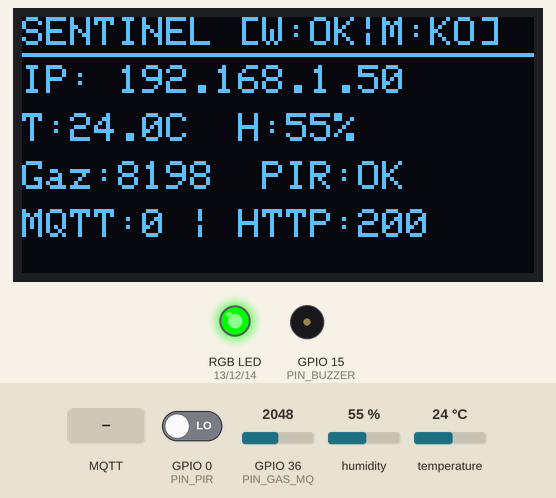
Simulated run of this program. Board: ESP32. Shown: 128×64 one-colour display, an RGB LED mixed from three pins (HIGH = lit), buzzer (waves = sounding). The test bench sets the inputs (shaded band); at power-on: GPIO 0 (PIN_PIR) LOW, humidity 55 %, GPIO 36 (PIN_GAS_MQ) = 2048, temperature 24 °C. WiFi joins after 1.5 s; servers stay silent unless stated; uploads are accepted with an empty reply; the local clock reads 2024-03-15 10:24:30 at power-on unless the program sets it; no MQTT or app messages arrive unless stated; what the program prints to the serial monitor is not drawn.

Above: at 3.0 s.
3.1 s: GPIO 0 (PIN_PIR) driven HIGH
At 5.2 s:
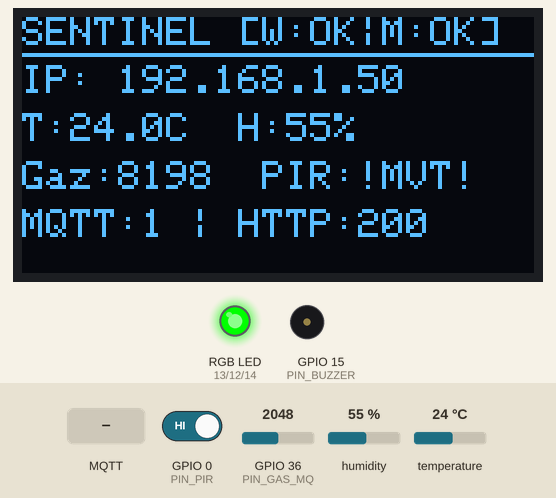
11.7 s: GPIO 0 (PIN_PIR) driven LOW
At 13.7 s:
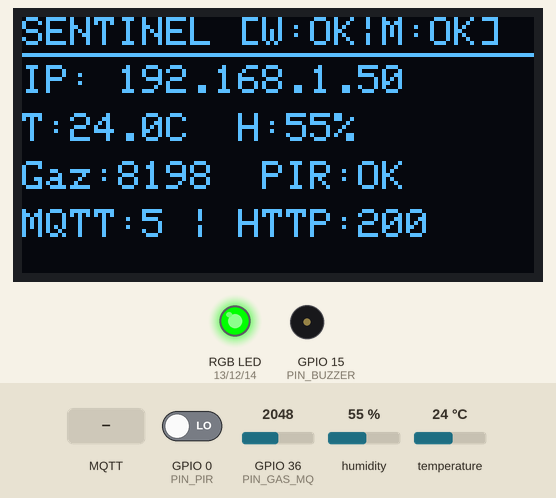
19.9 s: MQTT message "1" arrives on the second subscribed topic
At 21.0 s:
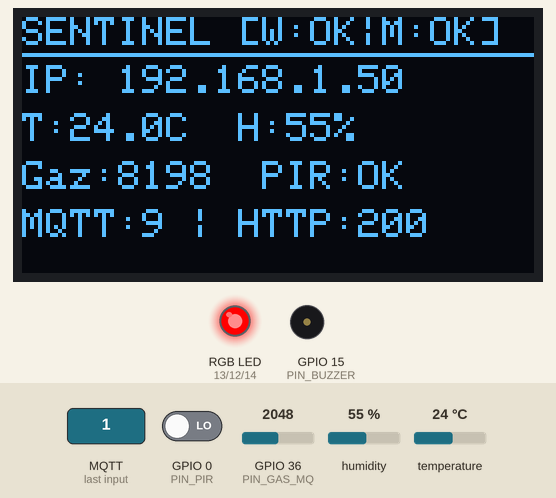
25.9 s: humidity set to 22 %
At 29.7 s:
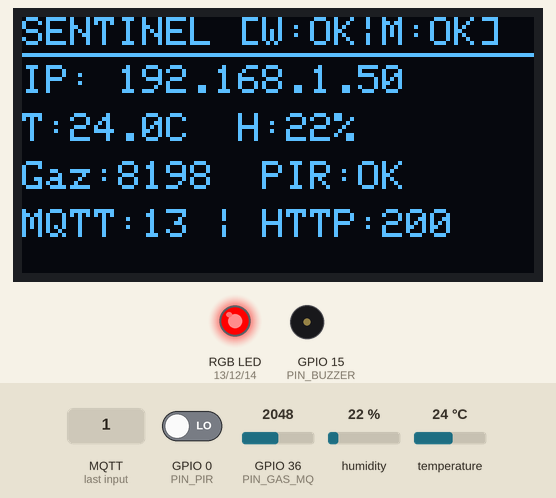
31.9 s: GPIO 36 (PIN_GAS_MQ) set to 1460
At 32.7 s:
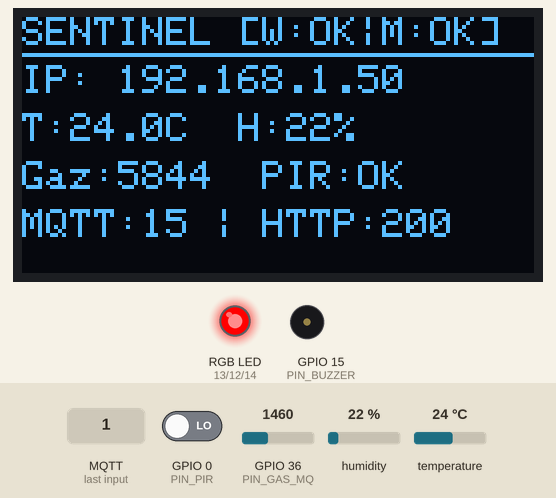
35.9 s: temperature set to 12 °C
At 37.0 s:
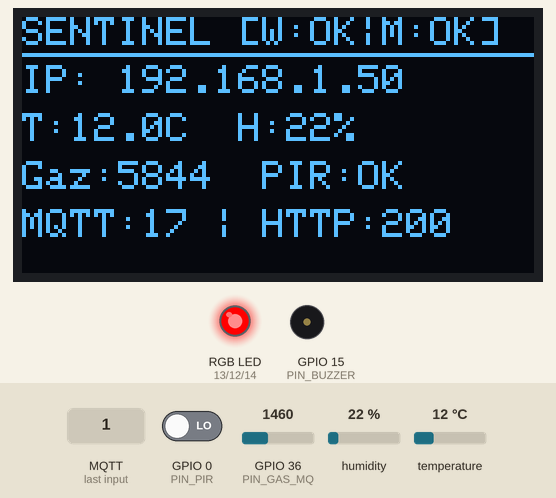
Timing chart, 0 to 38.9 s (numbered marks = the images above; inputs shaded):
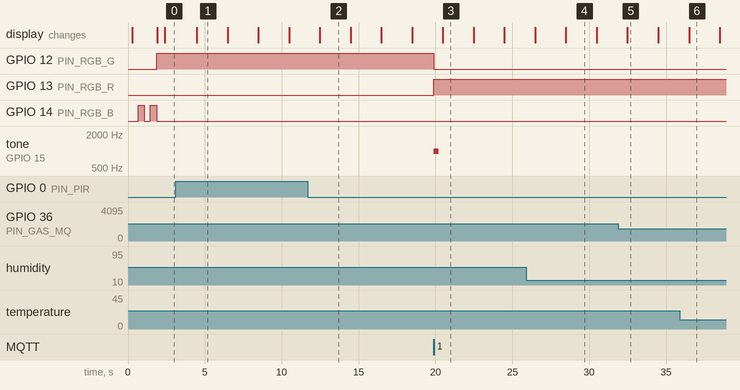

Measured:
- after the input at 3.1 s, the display: changes after 1.4 s (image 1)
- after the input at 11.7 s, the display: changes after 0.79 s (image 2)
- after the input at 19.9 s, GPIO 12 (PIN_RGB_G): HIGH → LOW at once; GPIO 13 (PIN_RGB_R): LOW → HIGH at once; tone on GPIO 15 (PIN_BUZZER): silent → 1000 Hz at once, → silent 0.30 s later
- what the display in image 1 shows lasts 2.0 s, from 4.5 s to 6.5 s

The program:

main.cpp
```cpp
#include <Arduino.h>
#include <ESP8266WiFi.h>
#include <ESP8266HTTPClient.h>
#include <WiFiClient.h>
#include <PubSubClient.h>
#include <Wire.h>
#include <Adafruit_GFX.h>
#include <Adafruit_SSD1306.h>
#include <DHT.h>
#include <ArduinoJson.h>

#include "config.h"

// Instances
Adafruit_SSD1306 display(128, 64, &Wire, -1);
DHT dht(PIN_DHT, DHT22);
WiFiClient wifiClient;
PubSubClient mqttClient(wifiClient);

// Variables capteurs
float temperature = NAN;
float humidity = NAN;
int gasRaw = 0;
bool presenceDetected = false;
bool lastPresenceState = false;

// Variables actionneurs
bool airlockOpen = false;
bool alarmActive = false;

// Timers
unsigned long lastTelemetryTime = 0;
unsigned long lastSensorReadTime = 0;
unsigned long lastDisplayTime = 0;
unsigned long lastMqttRetry = 0;

// Compteurs & diagnostics pour l'écran OLED
unsigned long telemetrySuccessCount = 0;
int lastHttpAlertCode = 0;

// Prototypes
void connectWiFi();
void connectMQTT();
void onMqttMessage(char* topic, byte* payload, unsigned int length);
void readSensors();
void updateDisplay();
void sendTelemetry();
void sendHttpAlert(const char* event_type, const char* severity, const char* source, float val, const char* details);
void setRGB(bool r, bool g, bool b);

void setup() {
  Serial.begin(115200);
  delay(200);
  Serial.println(F("\n========================================"));
  Serial.println(F("  SENTINEL-X CORE - FIRMWARE PRODUCTION"));
  Serial.println(F("========================================"));

  pinMode(PIN_PIR, INPUT);
  pinMode(PIN_RGB_R, OUTPUT);
  pinMode(PIN_RGB_G, OUTPUT);
  pinMode(PIN_RGB_B, OUTPUT);
  pinMode(PIN_BUZZER, OUTPUT);

  setRGB(false, false, false);
  digitalWrite(PIN_BUZZER, LOW);

  // Initialisation I2C & Écran OLED (D1/D2)
  Wire.begin(PIN_I2C_SDA, PIN_I2C_SCL);
  if (display.begin(SSD1306_SWITCHCAPVCC, OLED_ADDR)) {
    display.clearDisplay();
    display.setTextSize(1);
    display.setTextColor(SSD1306_WHITE);
    display.setCursor(10, 15);
    display.println("SENTINEL-X CORE");
    display.setCursor(10, 30);
    display.println("Initialisation...");
    display.display();
  }

  dht.begin();
  connectWiFi();

  // NTP
  configTime(0, 0, SERVER_HOST, "pool.ntp.org");

  // Configuration MQTT (Tampon à 1024 octets selon CONTRAT-MQTT § 6)
  mqttClient.setServer(SERVER_HOST, MQTT_PORT);
  mqttClient.setBufferSize(1024);
  mqttClient.setCallback(onMqttMessage);
}

void loop() {
  // Maintien Wi-Fi & MQTT
  if (WiFi.status() == WL_CONNECTED) {
    if (!mqttClient.connected()) {
      if (millis() - lastMqttRetry > 4000) {
        lastMqttRetry = millis();
        connectMQTT();
      }
    } else {
      mqttClient.loop();
    }
  }

  // Lecture cadencée des capteurs (toutes les 2 sec strictes)
  unsigned long now = millis();
  if (now - lastSensorReadTime >= 2000) {
    lastSensorReadTime = now;
    readSensors();
  }

  // Envoi de la télémétrie vers le broker Mosquitto (toutes les 2 sec selon CONTRAT-MQTT § 4.1)
  if (now - lastTelemetryTime >= 2000) {
    lastTelemetryTime = now;
    sendTelemetry();
  }

  // Rafraîchissement de l'écran avec panneau de diagnostic
  if (now - lastDisplayTime >= 500) {
    lastDisplayTime = now;
    updateDisplay();
  }
}

// ----------------------------------------------------
// CONNEXION RÉSEAU & MQTT
// ----------------------------------------------------
void connectWiFi() {
  WiFi.mode(WIFI_STA);
  WiFi.begin(WIFI_SSID, WIFI_PASS);
  int tries = 0;
  while (WiFi.status() != WL_CONNECTED && tries < 15) {
    delay(400);
    setRGB(false, false, (tries % 2 == 0)); // Clignotement bleu
    tries++;
  }
  if (WiFi.status() == WL_CONNECTED) {
    setRGB(false, true, false); // Vert
  }
}

void connectMQTT() {
  if (mqttClient.connect(NODE_ID, MQTT_USER, MQTT_PASS)) {
    mqttClient.subscribe(TOPIC_COMMANDS, 1);
    mqttClient.subscribe(TOPIC_RESPONSE, 1);
  }
}

void onMqttMessage(char* topic, byte* payload, unsigned int length) {
  JsonDocument doc;
  if (deserializeJson(doc, payload, length)) return; // Silencieusement ignoré selon contrat

  if (strcmp(topic, TOPIC_COMMANDS) == 0) {
    const char* action = doc["action"] | "";
    if (strcmp(action, "EMERGENCY_STOP_ALL") == 0) {
      alarmActive = false;
      digitalWrite(PIN_BUZZER, LOW);
      setRGB(false, true, false);
    } else if (strcmp(action, "OPERATE_MOTOR") == 0) {
      const char* command = doc["command"] | "";
      airlockOpen = (strcmp(command, "OPEN") == 0);
    } else if (strcmp(action, "TRIGGER_ALARM") == 0) {
      alarmActive = doc["state"] | false;
      if (alarmActive) {
        setRGB(true, false, false);
        tone(PIN_BUZZER, 2400, 250);
      } else {
        setRGB(false, true, false);
        noTone(PIN_BUZZER);
      }
    }
  } else if (strcmp(topic, TOPIC_RESPONSE) == 0) {
    bool accessGranted = doc["access_granted"] | false;
    bool autoUnlock = doc["auto_unlock_door"] | false;
    if (accessGranted) {
      setRGB(false, true, false);
      if (autoUnlock) airlockOpen = true;
    } else {
      setRGB(true, false, false);
      tone(PIN_BUZZER, 1000, 300);
    }
  }
}

// ----------------------------------------------------
// LECTURE DES CAPTEURS & ALERTES
// ----------------------------------------------------
void readSensors() {
  float t = dht.readTemperature();
  float h = dht.readHumidity();
  temperature = isnan(t) ? NAN : t;
  humidity = isnan(h) ? NAN : h;

  // Lecture Analogique A0 (0 à 1023 sur ESP8266, mappé sur 0-4095 pour conformité contrat)
  int rawA0 = analogRead(PIN_GAS_MQ);
  gasRaw = map(rawA0, 0, 1023, 0, 4095);

  // Présence PIR sur D3
  presenceDetected = (digitalRead(PIN_PIR) == HIGH);

  // Alertes immédiates
  if (presenceDetected && !lastPresenceState) {
    sendHttpAlert("INTRUSION_DETECTED", "CRITICAL", "PIR_MOTION", 1.0, "Mouvement anormal detecte");
  }
  lastPresenceState = presenceDetected;

  if (!isnan(temperature) && temperature >= 45.0) {
    sendHttpAlert("THERMAL_RUNAWAY", "CRITICAL", "DHT22", temperature, "Surchauffe critique");
  }
  if (gasRaw >= 1500) {
    sendHttpAlert("GAS_LEAK_WARNING", "WARNING", "MQ2", (float)gasRaw, "Concentration suspecte");
  }
}

// ----------------------------------------------------
// TÉLÉMÉTRIE (CONTRAT-MQTT § 4.1)
// ----------------------------------------------------
void sendTelemetry() {
  if (!mqttClient.connected()) return;

  JsonDocument doc;
  doc["node_id"] = NODE_ID;

  time_t nowSec;
  time(&nowSec);
  doc["timestamp"] = (nowSec > 100000) ? (long)nowSec : (long)millis();
  doc["uptime_ms"] = millis();

  JsonObject metrics = doc["metrics"].to<JsonObject>();
  if (isnan(temperature)) metrics["temperature_celsius"] = nullptr;
  else metrics["temperature_celsius"] = serialized(String(temperature, 1));

  if (isnan(humidity)) metrics["humidity_percent"] = nullptr;
  else metrics["humidity_percent"] = serialized(String(humidity, 1));

  metrics["gas_raw_ppm"] = gasRaw;
  metrics["presence_detected"] = presenceDetected;

  JsonObject actuators = doc["actuators_state"].to<JsonObject>();
  actuators["airlock_open"] = airlockOpen;
  actuators["alarm_active"] = alarmActive;

  JsonObject sys = doc["system"].to<JsonObject>();
  sys["wifi_rssi_dbm"] = WiFi.RSSI();
  sys["free_heap_bytes"] = ESP.getFreeHeap();

  char buffer[1024];
  size_t bytesWritten = serializeJson(doc, buffer, sizeof(buffer));
  if (mqttClient.publish(TOPIC_TELEMETRY, buffer, bytesWritten)) {
    telemetrySuccessCount++;
  }
}

// ----------------------------------------------------
// ALERTE POST /api/v1/alerts (API.MD § 4)
// ----------------------------------------------------
void sendHttpAlert(const char* event_type, const char* severity, const char* source, float val, const char* details) {
  if (WiFi.status() != WL_CONNECTED) return;

  WiFiClient client;
  HTTPClient http;
  String url = String("http://") + SERVER_HOST + ":" + String(HTTP_PORT) + "/api/v1/alerts";
  if (http.begin(client, url)) {
    http.addHeader("Content-Type", "application/json");
    http.addHeader("Authorization", String("Bearer ") + API_DEVICE_TOKEN);

    JsonDocument doc;
    doc["node_id"] = NODE_ID;
    time_t nowSec; time(&nowSec);
    doc["timestamp"] = (nowSec > 100000) ? (long)nowSec : (long)millis();
    doc["event_type"] = event_type;
    doc["severity"] = severity;
    doc["source_sensor"] = source;
    doc["value"] = val;
    doc["details"] = details;

    String body;
    serializeJson(doc, body);
    lastHttpAlertCode = http.POST(body);
    http.end();
  }
}

void setRGB(bool r, bool g, bool b) {
  digitalWrite(PIN_RGB_R, r ? HIGH : LOW);
  digitalWrite(PIN_RGB_G, g ? HIGH : LOW);
  digitalWrite(PIN_RGB_B, b ? HIGH : LOW);
}

// ----------------------------------------------------
// AFFICHAGE OLED & DIAGNOSTIC ERREURS EN TEMPS RÉEL
// ----------------------------------------------------
void updateDisplay() {
  display.clearDisplay();
  display.setTextSize(1);
  display.setTextColor(SSD1306_WHITE);

  // Ligne 1 : Titre & Statut Wi-Fi / MQTT
  display.setCursor(0, 0);
  display.printf("SENTINEL [%s|%s]",
    WiFi.status() == WL_CONNECTED ? "W:OK" : "W:KO",
    mqttClient.connected() ? "M:OK" : "M:KO");
  display.drawLine(0, 9, 127, 9, SSD1306_WHITE);

  // Ligne 2 : IP ou recherche réseau
  display.setCursor(0, 12);
  if (WiFi.status() == WL_CONNECTED) {
    display.printf("IP: %s", WiFi.localIP().toString().c_str());
  } else {
    display.print("WiFi: Connexion AP...");
  }

  // Ligne 3 : Diagnostic Capteurs Temp & Hum
  display.setCursor(0, 24);
  if (isnan(temperature) || isnan(humidity)) {
    display.print("DHT: [ERREUR D4]");
  } else {
    display.printf("T:%.1fC  H:%.0f%%", temperature, humidity);
  }

  // Ligne 4 : Gaz & Mouvement
  display.setCursor(0, 36);
  display.printf("Gaz:%4d  PIR:%s", gasRaw, presenceDetected ? "!MVT!" : "OK");

  // Ligne 5 : Flux et alertes
  display.setCursor(0, 48);
  display.printf("MQTT:%lu | HTTP:%d", telemetrySuccessCount, lastHttpAlertCode);

  display.display();
}
```

config.h
```cpp
#ifndef CONFIG_H
#define CONFIG_H

#include <Arduino.h>

// ==========================================
// IDENTIFIANTS RÉSEAU & SERVEUR (PI / AP)
// ==========================================
#define WIFI_SSID         "Google pixel 10 pro "
#define WIFI_PASS         "123456789"

#define SERVER_HOST       "10.69.127.207"
#define HTTP_PORT         8000
#define MQTT_PORT         1883            // Port standard MQTT (ou 8883)
#define MQTT_USER         "esp32"
#define MQTT_PASS         "esp32_secret"
#define API_DEVICE_TOKEN  "9BBpI8YAGq35AxpNe0b4WMiMQcqgbwiH"

#define NODE_ID           "SENTINEL-X-CORE"

// Topics MQTT officiels (cf CONTRAT-MQTT.md)
#define TOPIC_TELEMETRY   "sentinel/telemetry"
#define TOPIC_ALERTS      "sentinel/alerts"
#define TOPIC_ACCESS      "sentinel/access"
#define TOPIC_COMMANDS    "sentinel/commands"
#define TOPIC_RESPONSE    "sentinel/access/response"

// ==========================================
// PINOUT EXACT VALIDÉ SUR TON ESP8266
// ==========================================
// 1. Bus I2C (Écran OLED HW-416A SSD1306)
#define PIN_I2C_SDA       4   // D2 (GPIO4)
#define PIN_I2C_SCL       5   // D1 (GPIO5)
#define OLED_ADDR         0x3C

// 2. Capteurs
#define PIN_GAS_MQ        A0  // Entrée analogique A0 (ADC0)
#define PIN_DHT           2   // D4 (GPIO2) Capteur V182
#define PIN_PIR           0   // D3 (GPIO0) Capteur Présence PIR

// 3. Actionneurs d'alerte physiques
#define PIN_RGB_B         14  // D5 (GPIO14) LED KS Bleu
#define PIN_RGB_G         12  // D6 (GPIO12) LED KS Vert
#define PIN_RGB_R         13  // D7 (GPIO13) LED KS Rouge
#define PIN_BUZZER        15  // D8 (GPIO15) Buzzer Actif YXDZ

// 4. Moteur Pas-à-Pas 28BYJ-48 (sur Driver ULN2003)
#define MOTOR_PIN_IN1     5   // D1
#define MOTOR_PIN_IN2     4   // D2
#define MOTOR_PIN_IN3     14  // D5
#define MOTOR_PIN_IN4     12  // D6

#endif // CONFIG_H
```
